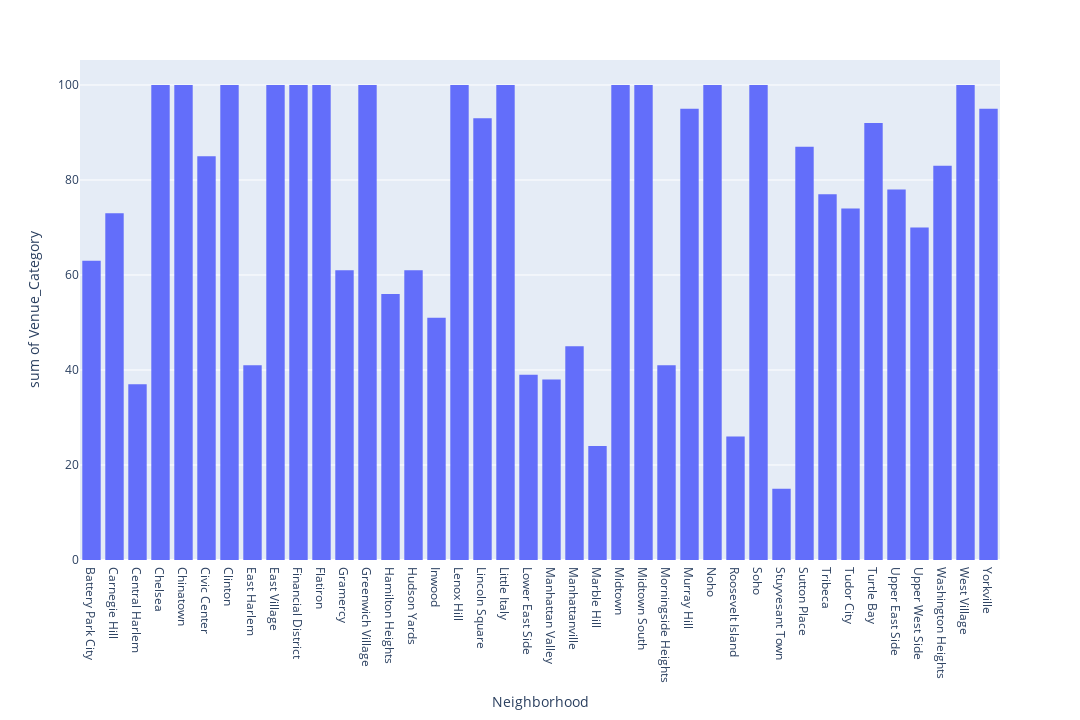

Notebook source saved alongside this figure:
### Code cell
fig = px.histogram(df,x='Neighborhood',y='Venue_Category')
fig.update_layout(height=720,width=1080)
fig.show()

### Figure 1 — Plotly figure (JSON) as saved in the notebook; plotly's stock layout.template omitted (floating-point values rounded to 4 significant figures)
{"data": [{"alignmentgroup": "True", "bingroup": "x", "histfunc": "sum", "hovertemplate": "Neighborhood=%{x}<br>sum of Venue_Category=%{y}<extra></extra>", "legendgroup": "", "marker": {"color": "#636efa"}, "name": "", "offsetgroup": "", "orientation": "v", "showlegend": false, "type": "histogram", "x": ["Battery Park City", "Carnegie Hill", "Central Harlem", "Chelsea", "Chinatown", "Civic Center", "Clinton", "East Harlem", "East Village", "Financial District", "Flatiron", "Gramercy", "Greenwich Village", "Hamilton Heights", "Hudson Yards", "Inwood", "Lenox Hill", "Lincoln Square", "Little Italy", "Lower East Side", "Manhattan Valley", "Manhattanville", "Marble Hill", "Midtown", "Midtown South", "Morningside Heights", "Murray Hill", "Noho", "Roosevelt Island", "Soho", "Stuyvesant Town", "Sutton Place", "Tribeca", "Tudor City", "Turtle Bay", "Upper East Side", "Upper West Side", "Washington Heights", "West Village", "Yorkville"], "xaxis": "x", "y": [63, 73, 37, 100, 100, 85, 100, 41, 100, 100, 100, 61, 100, 56, 61, 51, 100, 93, 100, 39, 38, 45, 24, 100, 100, 41, 95, 100, 26, 100, 15, 87, 77, 74, 92, 78, 70, 83, 100, 95], "yaxis": "y"}], "layout": {"barmode": "relative", "height": 720, "legend": {"tracegroupgap": 0}, "margin": {"t": 60}, "width": 1080, "xaxis": {"anchor": "y", "domain": [0, 1], "title": {"text": "Neighborhood"}}, "yaxis": {"anchor": "x", "domain": [0, 1], "title": {"text": "sum of Venue_Category"}}}}
